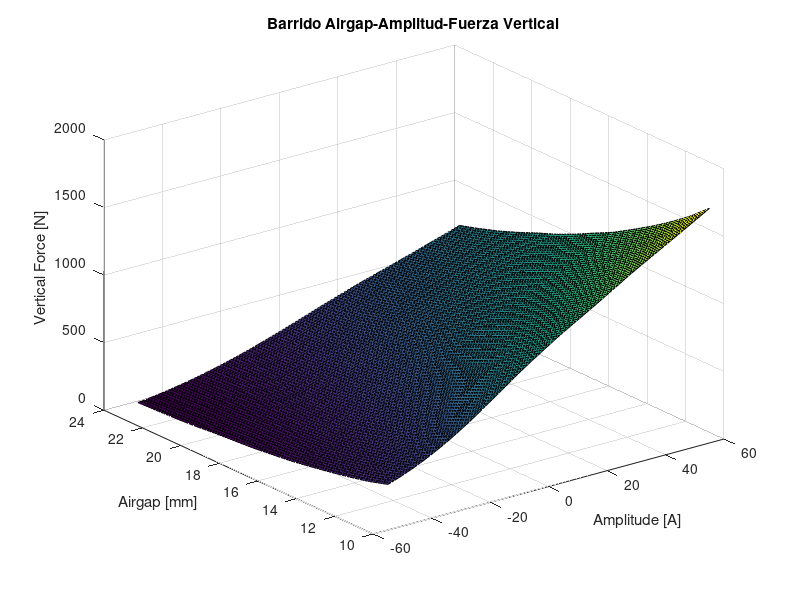
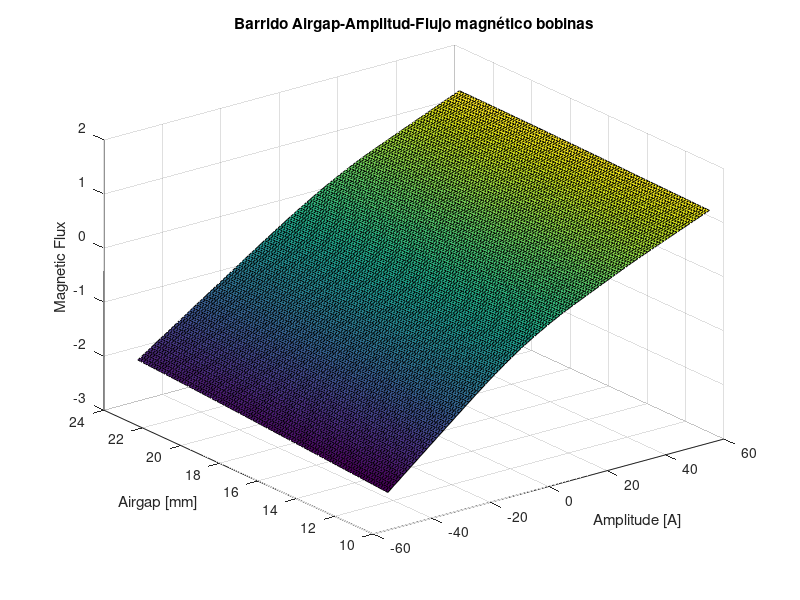

Write MATLAB code to recreate these figures, in order.
load('hems.mat')

%% Fuerza vertical

figure
surf(hems.Airgap,hems.Current,hems.Force_Vertical);

xlabel('Amplitude [A]')
ylabel('Airgap [mm]')
zlabel('Vertical Force [N]')
title('Barrido Airgap-Amplitud-Fuerza Vertical')

%% Flujo magnetico

figure
surf(hems.Airgap,hems.Current,hems.Flux);

xlabel('Amplitude [A]')
ylabel('Airgap [mm]')
zlabel('Magnetic Flux')
title('Barrido Airgap-Amplitud-Flujo magnético bobinas')
